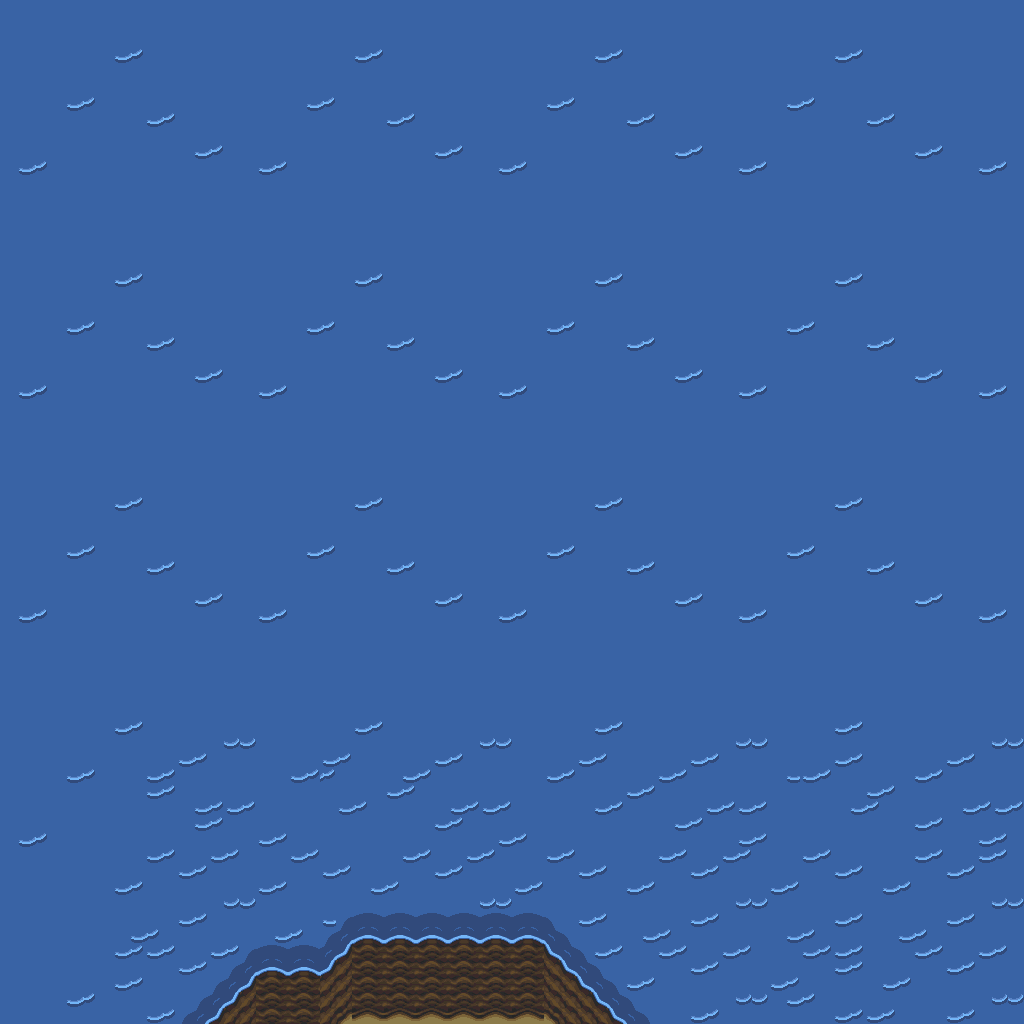

This is a level from a 2D game, rendered from its Tiled map with the project's own tilesets. A one-line summary and the map file follow, with tile-layer data summarised:
An orthogonal 64x64 tile map with 16x16 px tiles, 1 tile layer (base), 2 hidden layers not drawn.

<map version="1.10" tiledversion="1.12.1" orientation="orthogonal" renderorder="right-down" width="64" height="64" tilewidth="16" tileheight="16" infinite="0" nextlayerid="4" nextobjectid="1">
 <tileset firstgid="1" source="../classiciphone_pics4.tsx" />
 <layer id="1" name="base" width="64" height="64">
  <data>[4096 cells, 4096 non-empty, 22 distinct tile ids]</data>
 </layer>
 <layer id="2" name="collision" width="64" height="64" visible="0">
  <properties><property name="collision" value="true" /></properties>
  <data>[4096 cells, 80 non-empty, 1 distinct tile ids]</data>
 </layer>
 <layer id="3" name="water" width="64" height="64" visible="0">
  <properties><property name="terrain" value="water" /></properties>
  <data>[4096 cells, 4004 non-empty, 1 distinct tile ids]</data>
 </layer>
</map>
